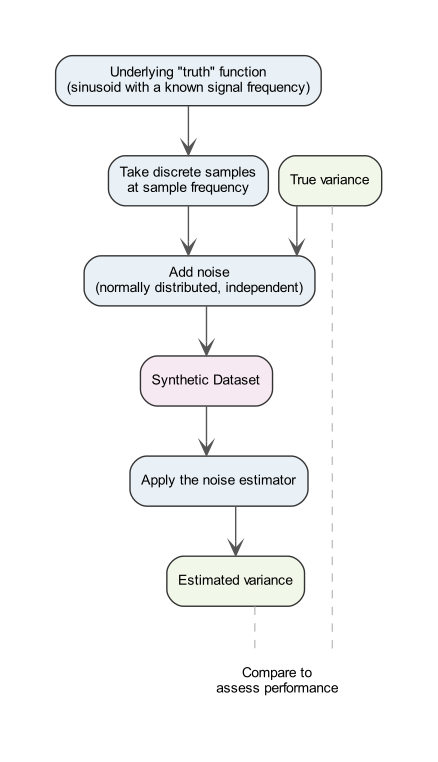

Source code (Python):
from common import *

g = graphviz.Digraph(**gv_settings)
var_style = dict(fillcolor='#F1F7E9')

# g.attr(
#     label="Procedure for Numerical Demonstration\nof Estimator Performance",
#     labelloc="t",
#     fontname='Helvetica-Bold', fontsize='18', shape='plaintext'
# )

g.node("func", label="Underlying \"truth\" function\n(sinusoid with a known signal frequency)")
g.node("draw", label="Take discrete samples\nat sample frequency")
g.edge("func", "draw")

g.node("tvar", label="True variance", **var_style)
g.node("noise", label="Add noise\n(normally distributed, independent)")
g.edge("tvar", "noise")

g.edge("draw", "noise")

g.node("syn", label="Synthetic Dataset", fillcolor='#F7E9F1')
g.edge("noise", "syn")

g.node("est", label="Apply the noise estimator")
g.node("evar", label="Estimated variance", **var_style)

g.edge("syn", "est")
g.edge("est", "evar")

g.node("c", label="Compare to\nassess performance", shape='plaintext', fillcolor="white")

dashed_line = dict(
    style='dashed',
    color='gray',
    arrowhead='none',
    arrowtail='none',
    dir='both',
    penwidth='1',
)
g.edge("tvar", "c", **dashed_line)
g.edge("evar", "c", **dashed_line)

g.view(filename="noise_variance_demo_procedure")
